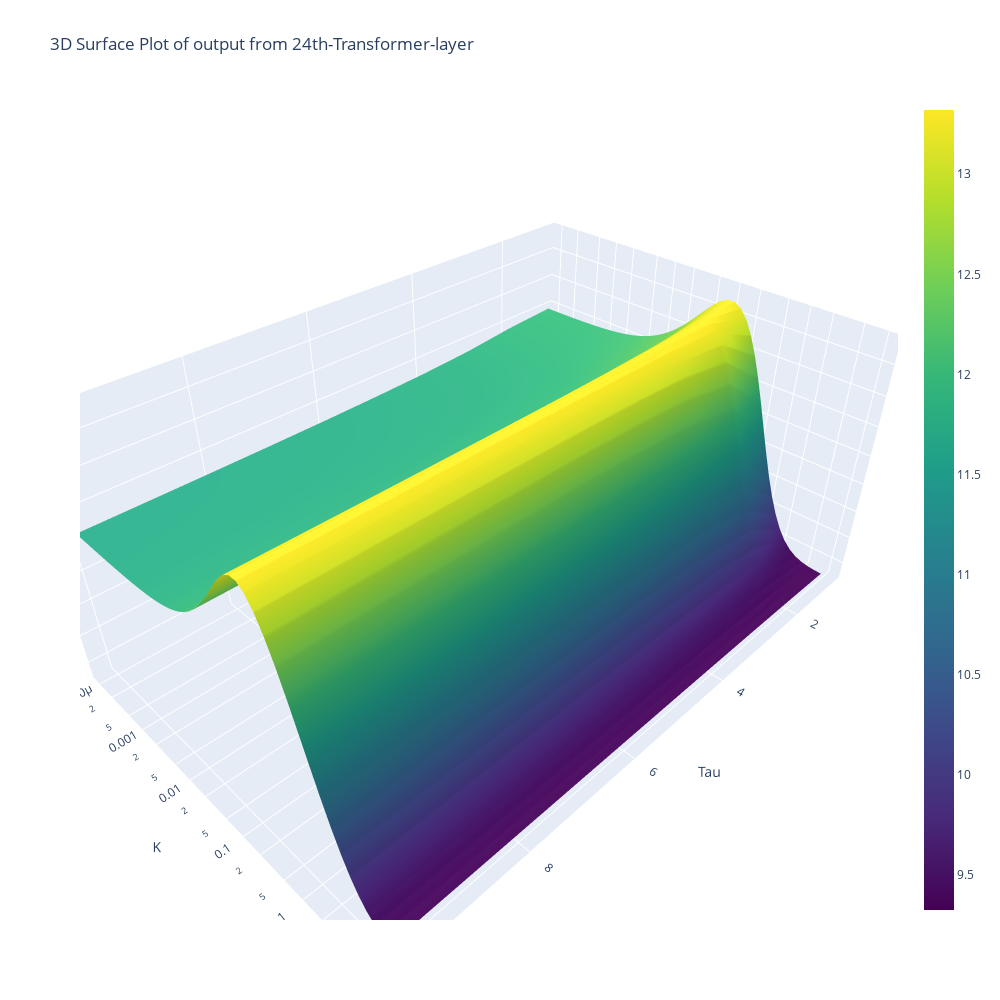

The notebook cell saved with this chart:
### Code cell
df = pd.json_normalize(results)


df['tau'] = df['tau'].apply(lambda x: x[0] if isinstance(x, list) else x)
df['k'] = df['k'].apply(lambda x: x[0] if isinstance(x, list) else x)
df['z-value'] = df['z-value'].apply(lambda x: x[0] if isinstance(x, list) else x)
df['mean_sim'] = df['mean_sim'].apply(lambda x: x[0] if isinstance(x, list) else x)
df['sd_sim'] = df['sd_sim'].apply(lambda x: x[0] if isinstance(x, list) else x)
tau_vals = tau_values  
k_vals = k_values
tau_grid, k_grid = np.meshgrid(tau_vals, k_vals)  


from scipy.interpolate import griddata
#z_grid = griddata((df['tau'], df['k']), df['z-value'], (tau_grid, k_grid), method='linear')

z_grid = griddata((df['tau'], df['k']), df['z-value'], (tau_grid, k_grid), method='nearest')

fig = go.Figure(data=[go.Surface(z=z_grid, x=tau_grid, y=k_grid, colorscale='Viridis')])

fig.update_layout(
    width=1000,
    height=1000,
    title='3D Surface Plot of output from 24th-Transformer-layer',
    scene=dict(
        xaxis_title='Tau',
        yaxis_title='K',
        zaxis_title='sd_sim',
        yaxis=dict(type='log')
    )
)

fig.show()

### Figure 1 — Plotly figure (JSON) as saved in the notebook; plotly's stock layout.template omitted (floating-point values rounded to 4 significant figures; data arrays with more than 128 entries replaced by an {"elided": "..."} marker saying what was removed)
{"data": [{"colorscale": [[0, "#440154"], [0.1111, "#482878"], [0.2222, "#3e4989"], [0.3333, "#31688e"], [0.4444, "#26828e"], [0.5556, "#1f9e89"], [0.6667, "#35b779"], [0.7778, "#6ece58"], [0.8889, "#b5de2b"], [1, "#fde725"]], "type": "surface", "x": {"elided": "51x10 int values"}, "y": {"elided": "51x10 float values"}, "z": {"elided": "51x10 float values"}}], "layout": {"height": 1000, "scene": {"xaxis": {"title": {"text": "Tau"}}, "yaxis": {"title": {"text": "K"}, "type": "log"}, "zaxis": {"title": {"text": "sd_sim"}}}, "title": {"text": "3D Surface Plot of output from 24th-Transformer-layer"}, "width": 1000}}
